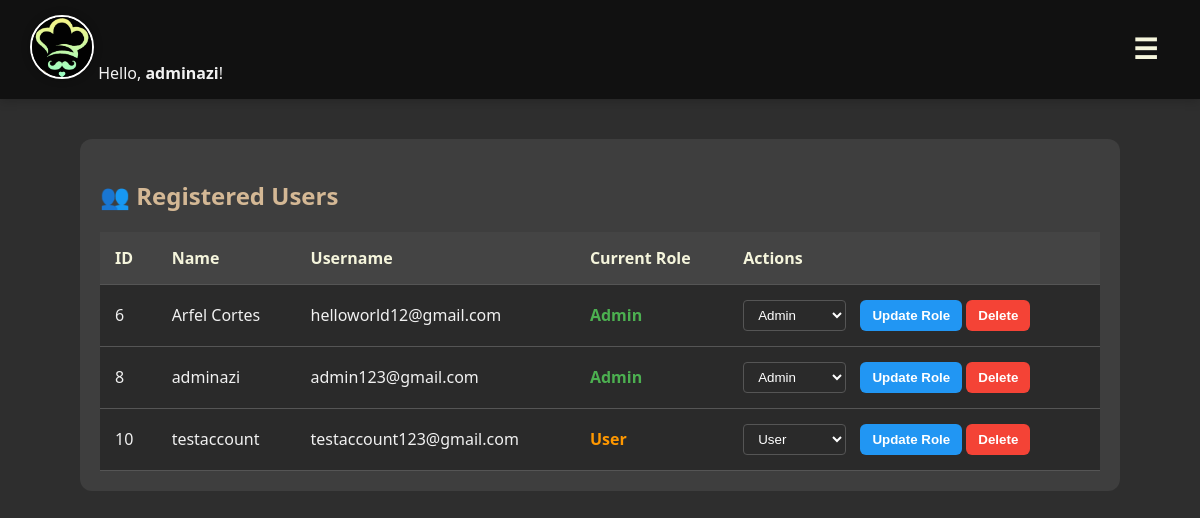
Page /admin_users.php (signed in) on the earlier database version.
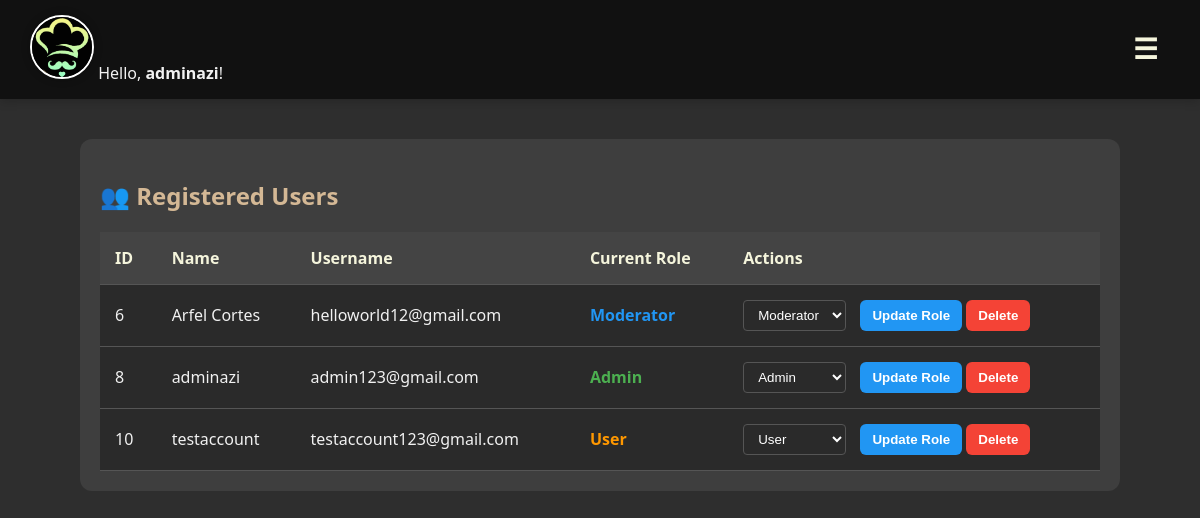
Same page on the later database version.
### tables this page shows
CREATE TABLE `registertb` (
  `userid` int(10) UNSIGNED NOT NULL,
  `name` varchar(255) DEFAULT NULL,
  `username` varchar(255) DEFAULT NULL,
  `contact` varchar(20) DEFAULT NULL,
  `password` varchar(255) DEFAULT NULL,
  `checkpass` varchar(255) DEFAULT NULL,
  `role` varchar(20) DEFAULT 'user'
);

### admin_users.php (the view, shortened to what this page needs)
<?php
include('connection.php');
$user_id = $_SESSION['user_id'];
$user_name = "";
$query = "SELECT name, role FROM registertb WHERE userid = ?";
$stmt = $conn->prepare($query);
$stmt->bind_param("i", $user_id);
$stmt->execute();
$stmt->bind_result($name, $roles);
if ($stmt->fetch()) {
    $user_name = $name;
}
$sql = "SELECT userid, name, username, role FROM registertb ORDER BY userid ASC";
$result = $conn->query($sql);
?>
<!DOCTYPE html>
<html lang="en">
<head>
</head>
<body>
<nav class="navbar">
    <div class="navbar-left">
        <img src="logo.jfif" alt="Logo" class="logo-img">
        <?php if (!empty($user_name)) {
            echo "<span class='greeting'>Hello, <strong>$user_name</strong>!</span>";
        } ?>
    </div>
    <button class="menu-toggle" onclick="toggleMenu()">☰</button>
</nav>
<div class="container">
    <h2>👥 Registered Users</h2>
    <?php if ($result->num_rows > 0): ?>
    <table>
        <thead>
            <tr>
                <th>ID</th>
                <th>Name</th>
                <th>Username</th>
                <th>Current Role</th>
                <th>Actions</th>
            </tr>
        </thead>
        <tbody>
            <?php while ($row = $result->fetch_assoc()): ?>
            <tr>
                <td><?php echo $row['userid']; ?></td>
                <td><?php echo htmlspecialchars($row['name']); ?></td>
                <td><?php echo htmlspecialchars($row['username']); ?></td>
                <td>
                    <span class="status-<?php echo strtolower($row['role']); ?>">
                        <?php echo ucfirst($row['role']); ?>
                    </span>
                </td>
                <td>
                    <form method="POST" style="display: inline;">
                        <select name="new_role" class="role-select">
                            <option value="user" <?php echo $row['role'] === 'user' ? 'selected' : ''; ?>>User</option>
                            <option value="moderator" <?php echo $row['role'] === 'moderator' ? 'selected' : ''; ?>>Moderator</option>
                            <option value="admin" <?php echo $row['role'] === 'admin' ? 'selected' : ''; ?>>Admin</option>
                        </select>
                        <button type="submit" name="update_role" class="update-role-btn">Update Role</button>
                    </form>
                    <?php if ($row['role'] !== 'admin' || $result->num_rows > 1): ?>
                    <form method="POST" style="display: inline;">
                        <button type="submit" name="delete_user" class="delete-btn" onclick="return confirm('Are you sure you want to delete this user?')">Delete</button>
                    </form>
                    <?php endif; ?>
                </td>
            </tr>
            <?php endwhile; ?>
        </tbody>
    </table>
<?php else: ?>
    <p>No users found.</p>
<?php endif; ?>
</div>
</body>
</html>

Differences in the rows shown:
changed registertb "Arfel Cortes": role "Admin" → "Moderator"; new_role "Admin" → "Moderator"
